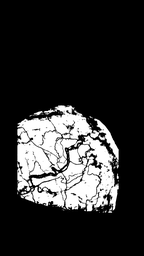
#> input picture result2.png, 144 x 256 px, shrunk from 2160 x 3840 before the run, found by its file name
$ python deepseek_polar.py
#> lines starting #> are read from the running program, lines starting #| are printed output that depends on the picture; long printed decimals are rounded
#> further down, tmpl is the input picture: shape (256, 144); min 0, max 255, mean 48.3
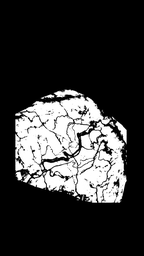
#> input picture result1.png, 144 x 256 px, shrunk from 2160 x 3840 before the run, found by its file name
#> further down, subj is the input picture: shape (256, 144); min 0, max 255, mean 54.5
import cv2
import numpy as np

# ----------------------------------------------------------------------
# Helper functions – each mimics a specific utility from imreg_dft
# ----------------------------------------------------------------------

def _highpass(img, sigma=1.5):
    """
    Emulates imreg_dft.utils.imfilter() and _logpolar_filter().
    Removes low spatial frequencies using a difference-of-Gaussians
    (DoG) approach.

    Low frequencies often correspond to overall illumination / slowly
    varying background, which phase correlation is insensitive to and
    can swamp the finer detail needed for rotation/scale detection.

    Args:
        img : 2D (h, w) float array.
        sigma : standard deviation for the Gaussian blur.
    Returns:
        High-pass filtered image.
    """
    blurred = cv2.GaussianBlur(img, (0, 0), sigma)  # low-pass component
    return img - blurred                             # subtract it → high-pass


def _apodize(img):
    """
    Emulates imreg_dft.utils._apodize().
    Applies a 2D Hann (Hanning) window to make the image borders
    go smoothly to zero. This prevents edge discontinuities from
    creating high-frequency artefacts in the Fourier domain, which
    would corrupt phase correlation.
    """
    r, c = img.shape[:2]
    # Create 1D Hann windows
    win_r = np.hanning(r)
    win_c = np.hanning(c)
    # Multiply to get a 2D window
    mask = np.outer(win_r, win_c)
    if img.ndim == 3:
        mask = mask[:, :, np.newaxis]   # broadcast for multi-channel
    return img * mask


def _logpolar(mag, center, out_shape, max_radius):
    """
    Emulates imreg_dft.imreg._logpolar().
    Performs log-polar transform of the Fourier magnitude.

    This converts rotation and scaling in the spatial domain into
    simple translations in the log-polar domain:
      - Rotation in image → circular shift along the angular axis
      - Scaling in image → shift along the log-radius axis

    Args:
        mag : magnitude spectrum (centered via fftshift).
        center : (x, y) centre of the transform (usually image centre).
        out_shape : (height, width) of the output log-polar image.
        max_radius : maximum radius to map to the outermost edge.
    Returns:
        Log-polar image.
    """
    h, w = out_shape
    return cv2.warpPolar(mag, (w, h), center, max_radius,
                         cv2.WARP_POLAR_LOG)


def _phasecorr_logpolar(lp1, lp2, out_shape, max_radius):
    """
    Performs phase correlation on the log-polar images.
    Converts the shift (dx, dy) into rotation angle and scale factor.

    dx (horizontal shift) corresponds to rotation:
        full range 0..360° is mapped to width `w`.
        A shift of dx pixels → angle = -dx * 360 / w   (negative because
        we want the transformation to *undo* the rotation).

    dy (vertical shift) corresponds to radial change:
        The radius mapping is r = max_radius ** (y / (h-1)).
        A shift dy moves the origin along this exponential scale,
        so the spectral scale factor = exp(dy * ln(max_radius) / (h-1)).
        The image-domain scale factor is the inverse of the spectral factor.

    Returns:
        (angle_deg, scale_img, peak_response)
    """
    h, w = out_shape
    d_vec, response = cv2.phaseCorrelate(lp1, lp2)
    dx, dy = d_vec
    # angle: horizontal shift
    angle = -dx * 360.0 / w

    # scale: vertical shift → factor in log-polar → image scale = 1 / spectral scale
    scale_spectrum = np.exp(dy * np.log(max_radius) / (h - 1))
    scale_img = 1.0 / scale_spectrum

    return angle, scale_img, response


def _rigid_transform(img, angle_deg, scale, center):
    """
    Rotate and scale an image around a given centre.
    This corresponds to imreg_dft.imreg.transform_img() when
    rotation and scale are applied together.

    Using OpenCV’s getRotationMatrix2D gives a 2×3 affine matrix
    that rotates by `angle_deg` *counter‑clockwise* and scales by `scale`.
    """
    M = cv2.getRotationMatrix2D(center, angle_deg, scale)
    return cv2.warpAffine(img, M, (img.shape[1], img.shape[0]),
                          flags=cv2.INTER_LINEAR)


def _translate(img, dx, dy):
    """
    Translate an image by (dx, dy). Used for the final translation
    correction after rotation/scale alignment.
    """
    M = np.float32([[1, 0, dx], [0, 1, dy]])
    return cv2.warpAffine(img, M, (img.shape[1], img.shape[0]),
                          flags=cv2.INTER_LINEAR)


# ----------------------------------------------------------------------
# Main registration function – follows the imreg_dft pipeline step‑by‑step
# ----------------------------------------------------------------------

def imreg_dft_emulate(
    template,
    subject,
    upscale_factor=None,
    logpolar_size=(360, 360),
    highpass_sigma=1.5
):
    """
    Emulates the image registration pipeline of imreg_dft.

    Parameters
    ----------
    template, subject : ndarray (y, x [, channel])
        Source images as 2D or 3D numpy arrays.
    upscale_factor : float or None
        Optional resampling factor applied to both images before registration
        (imreg_dft.tiles.resample()).
    logpolar_size : tuple (height, width)
        Resolution of the log‑polar image used for rotation/scale detection.
    highpass_sigma : float
        Sigma for the difference‑of‑Gaussians high-pass filter.

    Returns
    -------
    dict with keys:
        'angle'  : clockwise rotation of subject relative to template [degrees]
        'scale'  : isotropic scale factor (subject / template)
        'tvec'   : (dx, dy) translation in pixels (after rotation/scale correction)
        'success': peak phase‑correlation value (higher = better match)
        't_img'  : registered subject image, cropped and scaled back to the
                   original template dimensions.
    """
#> called with upscale_factor = 2, logpolar_size = (360, 360), highpass_sigma = 1.5

    # ---------------------------------------------------------------
    # Step 1: Load images (here already provided as numpy arrays)
    # Convert to grayscale float32 – imreg_dft works internally in
    # floating point and usually in single channel for phase correlation.
    # ---------------------------------------------------------------
    if template.ndim == 3:
        template_g = cv2.cvtColor(template, cv2.COLOR_BGR2GRAY).astype(np.float32)
    else:
        template_g = template.astype(np.float32)

    if subject.ndim == 3:
        subject_g = cv2.cvtColor(subject, cv2.COLOR_BGR2GRAY).astype(np.float32)
    else:
        subject_g = subject.astype(np.float32)

    # ---------------------------------------------------------------
    # Step 2: Optional upsampling (resample) – increases resolution
    # for sub‑pixel accuracy, mimics imreg_dft.tiles.resample().
    # ---------------------------------------------------------------
    if upscale_factor is not None and upscale_factor != 1.0:
        template_g = cv2.resize(template_g, None,
                                fx=upscale_factor, fy=upscale_factor,
                                interpolation=cv2.INTER_LINEAR)
#> template_g: shape (512, 288) float32
        subject_g = cv2.resize(subject_g, None,
                               fx=upscale_factor, fy=upscale_factor,
                               interpolation=cv2.INTER_LINEAR)
#> subject_g: shape (512, 288) float32

    # Remember the original template dimensions *before* extension.
    # They will be used to crop the final registered image back to
    # the original size.
    orig_h, orig_w = template_g.shape[:2]
#> orig_h = 512; orig_w = 288

    # ---------------------------------------------------------------
    # Step 3: Extend images to identical size – emulates
    # imreg_dft.utils.embed_to() and _preprocess_extend().
    # Zero‑padding avoids wraparound artefacts in FFT.
    # ---------------------------------------------------------------
    h_t, w_t = template_g.shape
#> h_t = 512; w_t = 288
    h_s, w_s = subject_g.shape
#> h_s = 512; w_s = 288
    max_h, max_w = max(h_t, h_s), max(w_t, w_s)
#> max_h = 512; max_w = 288

    if h_t < max_h or w_t < max_w:
        template_g = cv2.copyMakeBorder(template_g, 0, max_h - h_t, 0, max_w - w_t,
                                        cv2.BORDER_CONSTANT, value=0)
    if h_s < max_h or w_s < max_w:
        subject_g = cv2.copyMakeBorder(subject_g, 0, max_h - h_s, 0, max_w - w_s,
                                        cv2.BORDER_CONSTANT, value=0)

    # ---------------------------------------------------------------
    # Step 4: High-pass filtering – strips low spatial frequencies,
    # as done by imreg_dft.utils.imfilter() and later by
    # _logpolar_filter() inside the angle/scale stage.
    # ---------------------------------------------------------------
    template_f = _highpass(template_g, sigma=highpass_sigma)
    subject_f  = _highpass(subject_g,  sigma=highpass_sigma)

    # ---------------------------------------------------------------
    # Step 5: Angle & scale estimation (imreg_dft.imreg.similarity())
    # ---------------------------------------------------------------
    # 5a: Apodize (window) to avoid edge artefacts
    tap = _apodize(template_f)
    sap = _apodize(subject_f)

    # Compute Fourier magnitude spectra (centered via fftshift)
    F1 = np.fft.fftshift(np.fft.fft2(tap))
    F2 = np.fft.fftshift(np.fft.fft2(sap))
    mag1, mag2 = np.abs(F1), np.abs(F2)

    # Log-polar parameters: centre at the image centre, radius up to
    # the nearest border.
    h, w = mag1.shape
#> h = 512; w = 288
    center = (w / 2, h / 2)
#> center = (144, 256)
    max_radius = min(center[0], center[1])   # smallest distance to edge
#> max_radius = 144
    lp_shape = logpolar_size

    # 5b: Log-polar transform of the magnitude spectra
    lp1 = _logpolar(mag1, center, lp_shape, max_radius)
    lp2 = _logpolar(mag2, center, lp_shape, max_radius)

    # 5c: High-pass filter the log-polar images (imreg_dft's
    # _logpolar_filter() effectively does this to remove remaining
    # low-frequency bias).
    lp1 = _highpass(lp1, sigma=highpass_sigma)
    lp2 = _highpass(lp2, sigma=highpass_sigma)
#> call 4 of _highpass, with sigma = 1.5
#> in _highpass (call 4), `return img - blurred`:
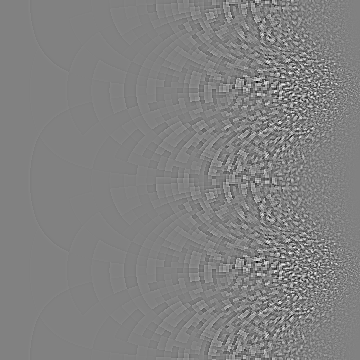
#> returned value: shape (360, 360) float64; min -8373.1, max 8113, mean 0.1; drawn with min black and max white

    # 5d: Perform phase correlation on the log-polar images to obtain
    # angle and scale estimates.
    angle_est, scale_est, _ = _phasecorr_logpolar(lp1, lp2, lp_shape, max_radius)
#> in _phasecorr_logpolar, `d_vec, response = cv2.phaseCorrelate(lp1, lp2)`: d_vec = (-3.52, 181.4); response = 0.065
#> in _phasecorr_logpolar, `dx, dy = d_vec`: dx = -3.52; dy = 181.4
#> in _phasecorr_logpolar, `angle = -dx * 360.0 / w`: angle = 3.52
#> in _phasecorr_logpolar, `scale_spectrum = np.exp(dy * np.log(max_radius) / (h - 1))`: scale_spectrum = 12.33
#> in _phasecorr_logpolar, `scale_img = 1.0 / scale_spectrum`: scale_img = 0.0811
#> angle_est = 3.52; scale_est = 0.0811

    # ---------------------------------------------------------------
    # Step 6: Translation refinement (imreg_dft.imreg.translation())
    # ---------------------------------------------------------------
    # First, apply the estimated rotation/scale to the subject so that
    # it is roughly aligned to the template.  This uses the inverse
    # transform (we undo the observed rotation/scale).
    center_img = (w / 2, h / 2)
#> center_img = (144, 256)
    sub_aligned = _rigid_transform(subject_f, -angle_est, 1.0 / scale_est, center_img)
#> in _rigid_transform, `M = cv2.getRotationMatrix2D(center, angle_deg, scale)`: M = [[12.3, -0.758, -1433.5], [0.758, 12.3, -3002.4]]

    # Re‑apodize both images before the translation phase correlation.
    tap2 = _apodize(template_f)
    sap2 = _apodize(sub_aligned)
#> in _apodize (call 4), `return img * mask`:
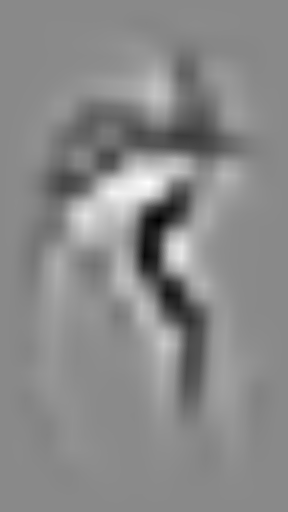
#> returned value: shape (512, 288) float64; min -32.87, max 27.94, mean 0; drawn with min black and max white

    # 6a: Primary translation estimate
    d_vec1, resp1 = cv2.phaseCorrelate(tap2, sap2)
#> d_vec1 = (22.44, -31.63); resp1 = 0.0497
    dx1, dy1 = d_vec1
#> dx1 = 22.44; dy1 = -31.63
    # 6b: 180° ambiguity test – rotate the aligned subject by 180°
    # and correlate again.  Because a rotation of θ and θ+180° give
    # identical Fourier magnitude, the angle estimation is ambiguous.
    sub_rot180 = cv2.rotate(sap2, cv2.ROTATE_180)
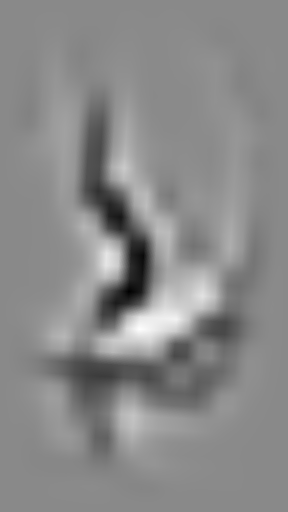
#> sub_rot180: shape (512, 288) float64; min -32.87, max 27.94, mean 0; drawn with min black and max white
    d_vec2, resp2 = cv2.phaseCorrelate(tap2, sub_rot180)
#> d_vec2 = (-31.05, 17.7); resp2 = -0.00634
    dx2, dy2 = d_vec2
#> dx2 = -31.05; dy2 = 17.7

    # 6c: Choose the hypothesis with the higher correlation peak.
    if resp1 >= resp2:
        tvec = (dx1, dy1)
#> tvec = (22.44, -31.63)
        angle_final = angle_est
#> angle_final = 3.52
        success = resp1
#> success = 0.0497
    else:
        # When we pick the 180° rotated case, the translation vector
        # must be sign‑flipped because the rotation reverses the axes.
        tvec = (-dx2, -dy2)
        angle_final = angle_est + 180.0
        success = resp2

    angle_final %= 360.0   # keep angle in [0, 360)

    # ---------------------------------------------------------------
    # Step 7: Build result dictionary
    # ---------------------------------------------------------------
    result = {
        'angle': angle_final,
        'scale': scale_est,
        'tvec': tvec,
        'success': success,
    }
#> result = {'angle': 3.52, 'scale': 0.0811, 'tvec': (22.44, -31.63), 'success': 0.0497}

    # ---------------------------------------------------------------
    # Step 8: Create the fully transformed subject image
    # (optional, but often desired for visual inspection).
    # This undoes the extending and resampling operations,
    # just like imreg_dft’s post-processing.
    # ---------------------------------------------------------------
    # Apply final rotation, scale and translation
    sub_final = _rigid_transform(subject_f, -angle_final, 1.0 / scale_est, center_img)
    sub_final = _translate(sub_final, tvec[0], tvec[1])
#> in _translate, `return cv2.warpAffine(img, M, (img.shape[1], img.shape[0]), flags=cv2...`:
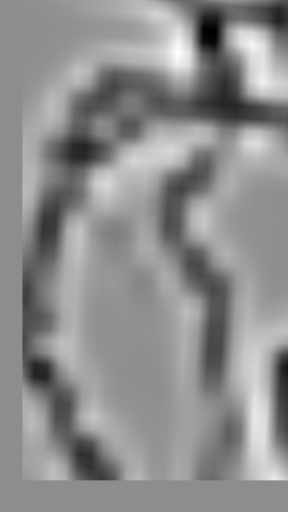
#> returned value: shape (512, 288) float32; min -65.07, max 51.99, mean 0.1; drawn with min black and max white

    # Undo upscaling (if applied) and crop to original template size
    # (unextend_by).
    if upscale_factor is not None and upscale_factor != 1.0:
        orig_ow, orig_oh = int(orig_w / upscale_factor), int(orig_h / upscale_factor)
        sub_final = cv2.resize(sub_final, (orig_oh, orig_ow),
                               interpolation=cv2.INTER_LINEAR)
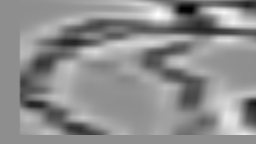
#> sub_final: shape (144, 256) float32; min -64.95, max 51.44, mean 0.1; drawn with min black and max white

    sub_final = sub_final[:orig_h, :orig_w]   # remove zero‑padding
    result['t_img'] = sub_final

    return result


# ----------------------------------------------------------------------
# Example usage (same as before)
# ----------------------------------------------------------------------
if __name__ == '__main__':
    tmpl = cv2.imread('result2.png', cv2.IMREAD_GRAYSCALE)
    subj = cv2.imread('result1.png', cv2.IMREAD_GRAYSCALE)

    if tmpl is None or subj is None:
        print("Place 'template.png' and 'subject.png' in the working directory.")
    else:
        res = imreg_dft_emulate(tmpl, subj, upscale_factor=2.0)
#> res = 5 items
        print(f"Angle: {res['angle']:.2f}°")
#| Angle: 3.52°
        print(f"Scale: {res['scale']:.4f}")
#| Scale: 0.0811
        print(f"Translation: {res['tvec']}")
#| Translation: (22.439, -31.627)
        print(f"Peak response: {res['success']:.3f}")
#| Peak response: 0.050

        cv2.imwrite("registered_subject.png", res['t_img'].astype(np.uint8))
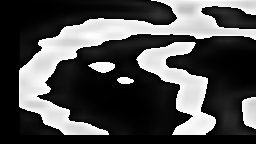
#> saved as registered_subject.png: shape (144, 256); min 0, max 255, mean 77.4
        cv2.waitKey(0)
        cv2.destroyAllWindows()
